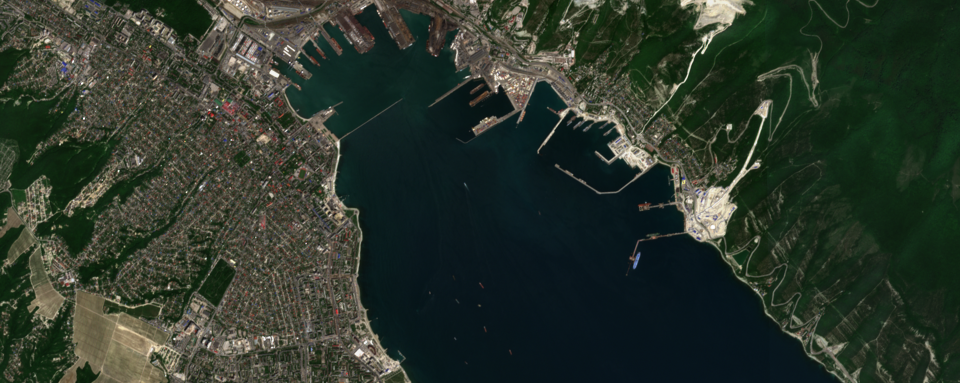
#> input picture opencv_mask/2022-05-30-00_00_2022-05-30-23_59_Sentinel-2_L2A_True_color.png, 1920 x 766 px (shown at 1/2 size); the run also reads 1 picture not shown here
$ jupyter execute --allow-errors finding_mask_novoros.ipynb
#> lines starting #> are read from the running program, lines starting #| are printed output that depends on the picture; after the words box and inside, x2 and y2 are one past the last pixel; in counts of white or black regions, pixels touching at a corner belong together
[cell 1]
import cv2
import numpy as np
import matplotlib.pyplot as plt

[cell 2]
def visualize(image):
    image = cv2.cvtColor(image, cv2.COLOR_RGB2BGR)
    plt.figure(figsize=(10, 10))
    plt.axis('off')
    plt.imshow(image)

[cell 3]
im = cv2.imread('2022-05-30-00_00_2022-05-30-23_59_Sentinel-2_L2A_True_color.png')
#> im is the input picture: shape (766, 1920, 3); mean B, G, R 43.2, 54.3, 44.2
visualize(im)

[cell 4]
visualize(im[:, :, 2])

[cell 5]
test_mask = np.where(im[:, :, 2]  > 30, 0, 255).astype('uint8')
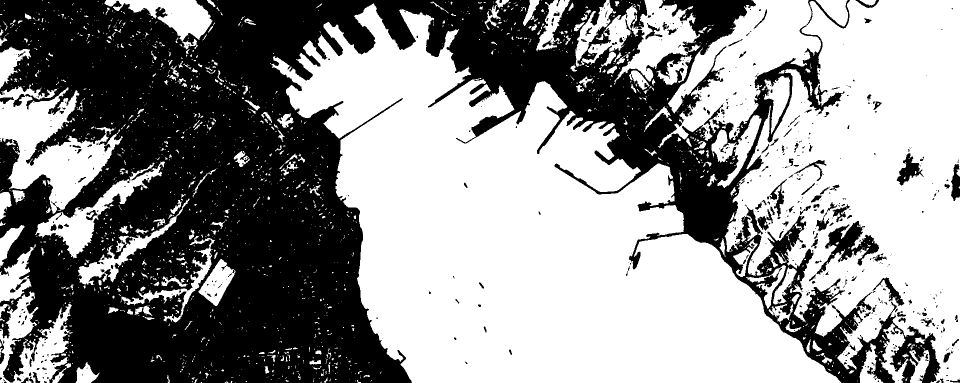
#> test_mask: shape (766, 1920) (shown at 1/2 size); 56.9% white; 618 black regions (469 under 20 px), largest, box (x1, y1, x2, y2) and area: (0, 0, 1881, 766) 613256, (1633, 442, 1758, 549) 4462, (1793, 306, 1847, 371) 1422
# cv2.imwrite('mask.jpg', test_mask)

[cell 6]
visualize(test_mask)

[cell 7]
kernel = np.ones((4, 4)).astype('uint8')
tst = cv2.erode(test_mask, kernel)
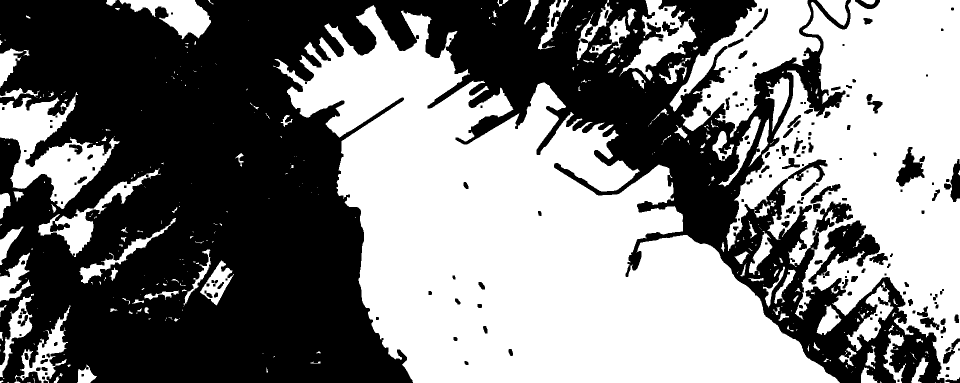
#> tst: shape (766, 1920) (shown at 1/2 size); 49.8% white; 414 white regions (277 under 20 px), largest, box (x1, y1, x2, y2) and area: (547, 10, 1680, 766) 416275, (1453, 0, 1920, 766) 183010, (1339, 0, 1641, 276) 32834

[cell 8]
visualize(tst)
#> in visualize (call 4), `image = cv2.cvtColor(image, cv2.COLOR_RGB2BGR)`: image: shape (766, 1920, 3); 49.8% white; 414 white regions (277 under 20 px)

[cell 9]
contours, hierarchy = cv2.findContours(tst, cv2.RETR_TREE, cv2.CHAIN_APPROX_NONE)
#> contours = 620 contours, 316 with area under 20; largest, box (x1, y1, x2, y2) and area: (547, 10, 1680, 766) 413856, (1453, 0, 1920, 766) 200524, (1339, 0, 1641, 276) 33591, (0, 184, 239, 418) 22624, (1241, 0, 1393, 161) 8622

[cell 10]
contours = sorted(contours, key=len, reverse=True)
imc = im.copy()

[cell 11]
visualize(cv2.drawContours(imc, [contours[0]], 0, (255, 255, 255), -1))
#> in visualize (call 5), `image = cv2.cvtColor(image, cv2.COLOR_RGB2BGR)`:
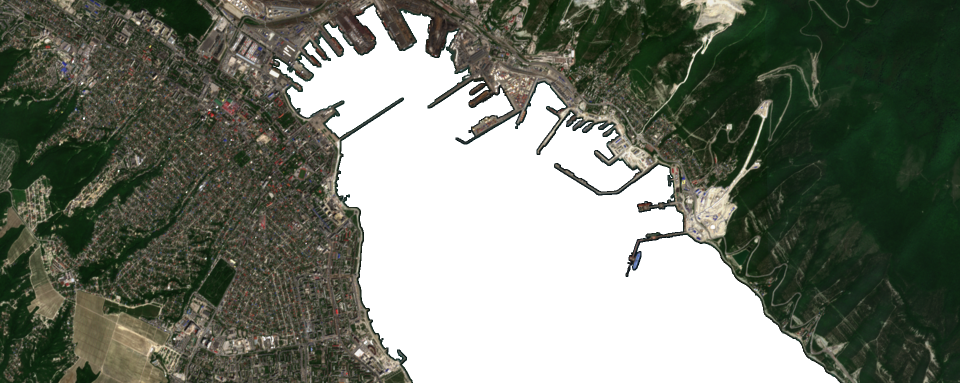
#> image: shape (766, 1920, 3) (shown at 1/2 size); mean R, G, B 114, 119.6, 107.6

[cell 12]
sea = np.where(imc[:, :, 2] != 255, 0, 255).astype('uint8')
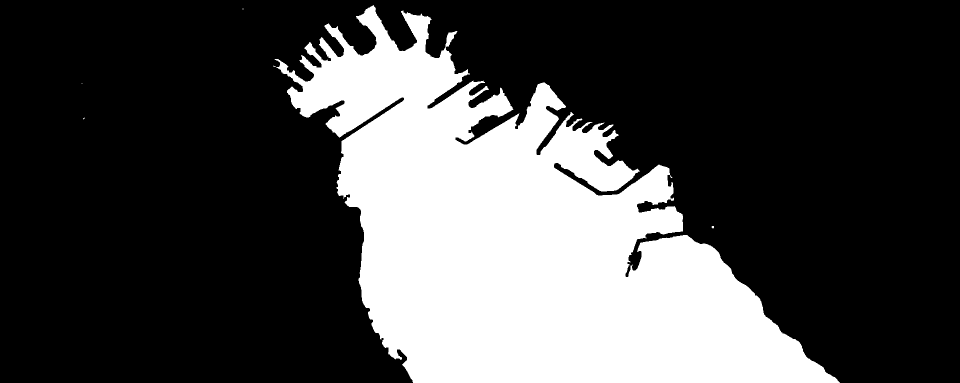
#> sea: shape (766, 1920) (shown at 1/2 size); 28.4% white; 5 white regions (3 under 20 px), largest, box (x1, y1, x2, y2) and area: (547, 10, 1680, 766) 417245, (1423, 452, 1428, 457) 20
visualize(sea)

[cell 13]
seaa = cv2.bitwise_or(im, im, mask=sea)
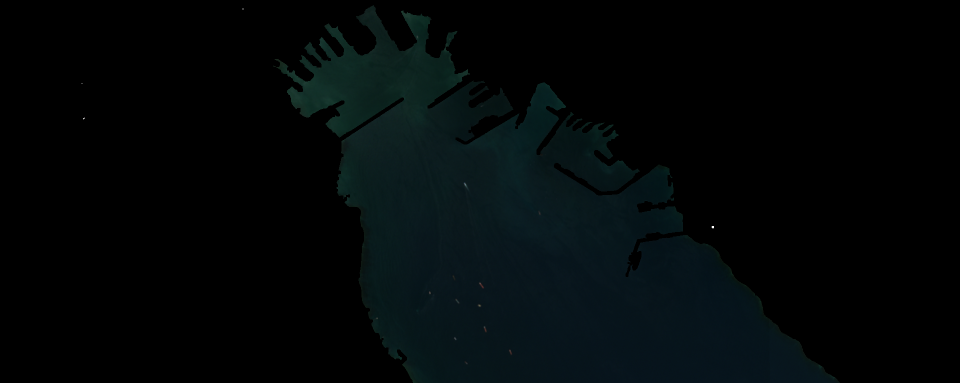
#> seaa: shape (766, 1920, 3) (shown at 1/2 size); mean B, G, R 8, 7.1, 2.6
visualize(seaa)

[cell 14]
visualize(seaa[:, :, 2])

[cell 15]
ships_mask = np.where(seaa[:, :, 2]  > 60, 0, 255).astype('uint8')
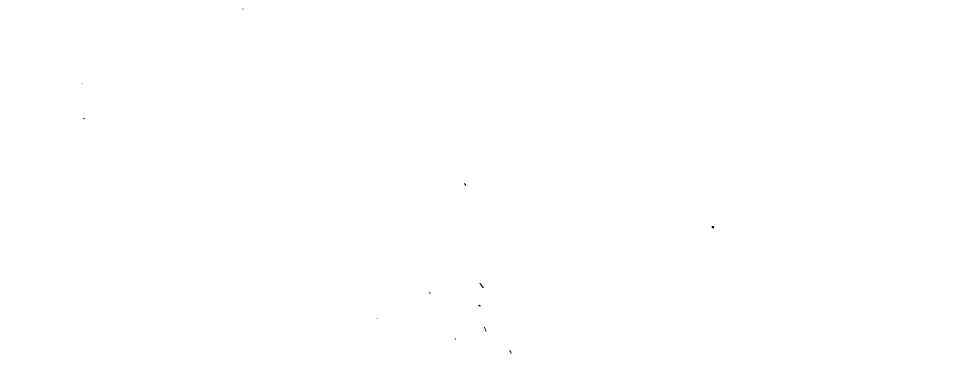
#> ships_mask: shape (766, 1920) (shown at 1/2 size); 100% white; black in thin lines or dots, all inside (x1, y1, x2, y2) = (163, 17, 1428, 708)
visualize(ships_mask)

[cell 16]
ships_contours, hierarchy = cv2.findContours(ships_mask, cv2.RETR_TREE, cv2.CHAIN_APPROX_NONE)
#> ships_contours = 14 contours, 9 with area under 20; largest, box (x1, y1, x2, y2) and area: (0, 0, 1920, 766) 1468035, (958, 565, 968, 577) 38, (967, 653, 974, 664) 27, (1422, 451, 1429, 458) 27, (1018, 699, 1024, 709) 23
ships_contours = sorted(ships_contours, key=len)
#> ships_contours = 14 contours, 9 with area under 20; largest, box (x1, y1, x2, y2) and area: (0, 0, 1920, 766) 1468035, (958, 565, 968, 577) 38, (1422, 451, 1429, 458) 27, (967, 653, 974, 664) 27, (1018, 699, 1024, 709) 23
ships_contours.pop()
ships_contours
#> Out = 13 contours, 9 with area under 20; largest, box (x1, y1, x2, y2) and area: (958, 565, 968, 577) 38, (1422, 451, 1429, 458) 27, (967, 653, 974, 664) 27, (1018, 699, 1024, 709) 23

[cell 17]
ships_contours[0]
#> Out = [[162, 167], [163, 166], [164, 167], [163, 168]]

[cell 18]
ships_contours[0].reshape(ships_contours[0].shape[0], ships_contours[0].shape[2])
#> Out = [[162, 167], [163, 166], [164, 167], [163, 168]]

[cell 19]
x_min = np.min(ships_contours[0].reshape(ships_contours[0].shape[0], ships_contours[0].shape[2])[:, 0])
#> x_min = 162
x_max = np.max(ships_contours[0].reshape(ships_contours[0].shape[0], ships_contours[0].shape[2])[:, 0])
#> x_max = 164
y_min = np.min(ships_contours[0].reshape(ships_contours[0].shape[0], ships_contours[0].shape[2])[:, 1])
#> y_min = 166
y_max = np.max(ships_contours[0].reshape(ships_contours[0].shape[0], ships_contours[0].shape[2])[:, 1])
#> y_max = 168

[cell 20]
x_min, x_max, y_min, y_max
#> Out = (162, 164, 166, 168)

[cell 21]
ships_masks = {}

[cell 22]
for cont in ships_contours:
    cont = cont.reshape(cont.shape[0], cont.shape[2])

    x_min = np.min(cont[:, 0])
    x_max = np.max(cont[:, 0])
    y_min = np.min(cont[:, 1])
    y_max = np.max(cont[:, 1])

    ships_masks[(x_min - 15, y_min - 15, x_max + 15, y_max + 15)] = cont
#> this loop made 13 passes
#> (x_min, x_max, y_min, y_max) on passes 3 to 13: (752, 755, 635, 637), (484, 487, 16, 19), (908, 912, 675, 679), (858, 861, 583, 588), (165, 169, 234, 239), (956, 961, 608, 613), (927, 932, 365, 372), (1422, 1428, 451, 457), (1018, 1023, 699, 708), (967, 973, 653, 663), (958, 967, 565, 576)
#> (cont, x_min, x_max, y_min, y_max) on passes 1 to 2: ([[162, 167], [163, 166], [164, 167], [163, 168]], 162, 164, 166, 168), ([[163, 166], [164, 165], [165, 166], [164, 167]], 163, 165, 165, 167)
#> after the loop, ships_masks = 13 items

[cell 23]
ships_masks

[cell 24]
sh = seaa.copy()
visualize(cv2.drawContours(sh, ships_contours, -1, (0,255,0), 3))
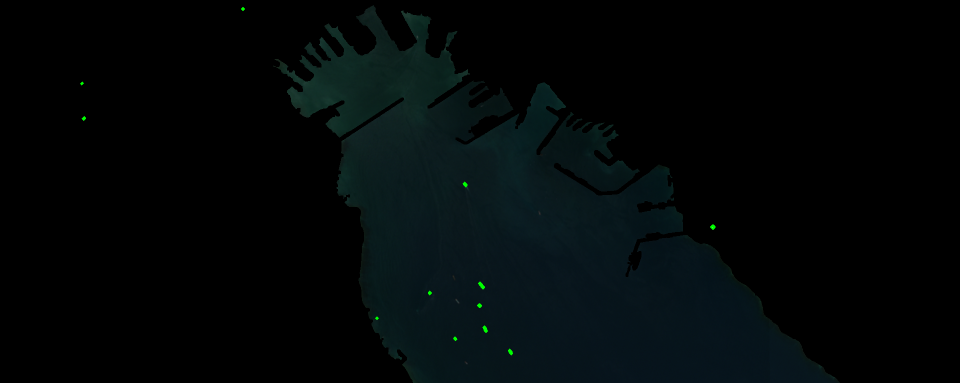
#> sh: shape (766, 1920, 3) (shown at 1/2 size); 0.05% of pixels changed, all inside (x1, y1, x2, y2) = (160, 14, 1431, 711)

[cell 25]
clouds = cv2.imread('2022-07-12-00_00_2022-07-12-23_59_Sentinel-2_L2A_True_color.png')
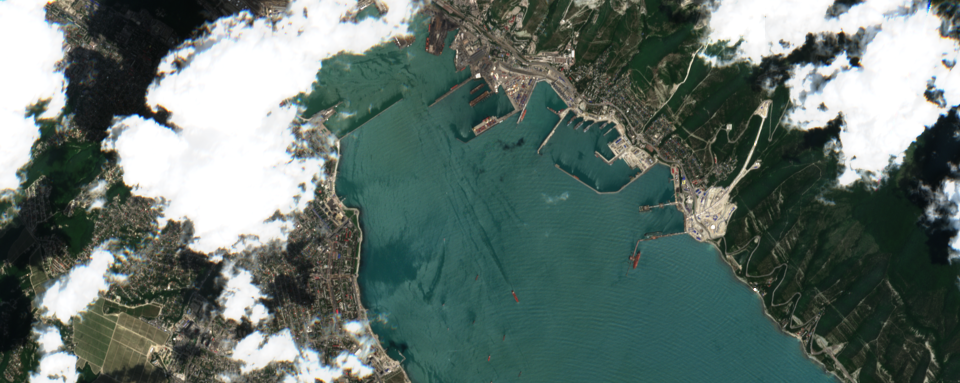
#> input picture opencv_mask/2022-07-12-00_00_2022-07-12-23_59_Sentinel-2_L2A_True_color.png, 1920 x 766 px (shown at 1/2 size)
#> clouds is the input picture: shape (766, 1920, 3); mean B, G, R 107.6, 113.8, 98.3
visualize(clouds)

[cell 26]
clouds_mask = np.where(clouds[:, :, 2]  < 238, 0, 255).astype('uint8')
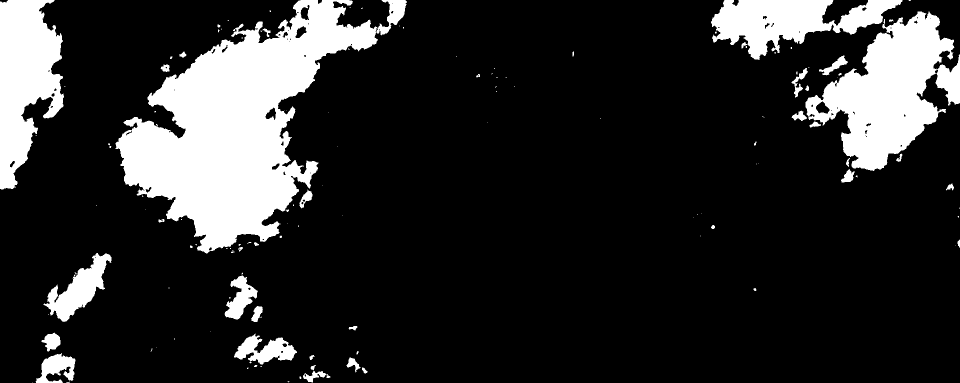
#> clouds_mask: shape (766, 1920) (shown at 1/2 size); 17% white; 134 white regions (87 under 20 px), largest, box (x1, y1, x2, y2) and area: (231, 0, 814, 507) 122693, (1611, 23, 1920, 342) 49250, (0, 0, 128, 379) 31801
visualize(clouds_mask)

[cell 27]
msk = cv2.imread('drawed.jpg')
test_mask = np.where(msk[:, :, 1]  > 30, 255, 0).astype('uint8')
#> test_mask: shape (766, 1920); 56.8% white; 616 black regions (468 under 20 px), largest, box (x1, y1, x2, y2) and area: (0, 0, 1881, 766) 614068, (1633, 442, 1758, 549) 4462, (1793, 306, 1847, 371) 1422
visualize(test_mask)
#> in visualize (call 13), `image = cv2.cvtColor(image, cv2.COLOR_RGB2BGR)`: image: shape (766, 1920, 3); 56.8% white; 616 black regions (468 under 20 px)

[cell 28]
contours, hierarchy = cv2.findContours(test_mask, cv2.RETR_TREE, cv2.CHAIN_APPROX_NONE)
#> contours = 2567 contours, 2194 with area under 20; largest, box (x1, y1, x2, y2) and area: (540, 7, 1683, 766) 426928, (1316, 0, 1920, 766) 267845, (0, 169, 246, 428) 28080, (1151, 0, 1402, 169) 17958, (0, 583, 145, 766) 11572

contours = sorted(contours, key=len, reverse=True)
imc = im.copy()

[contours[0]]

visualize(cv2.drawContours(imc, [contours[1]], 0, (0, 255, 255), -1))
#> in visualize (call 14), `image = cv2.cvtColor(image, cv2.COLOR_RGB2BGR)`:
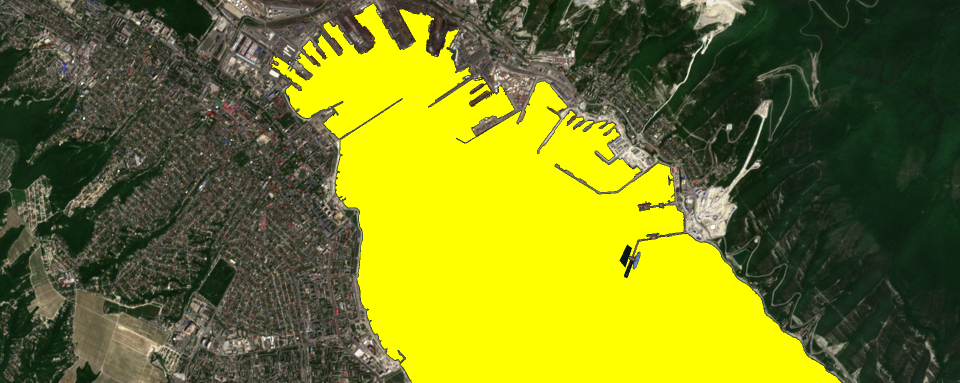
#> image: shape (766, 1920, 3) (shown at 1/2 size); mean R, G, B 116.1, 121.6, 34.9
